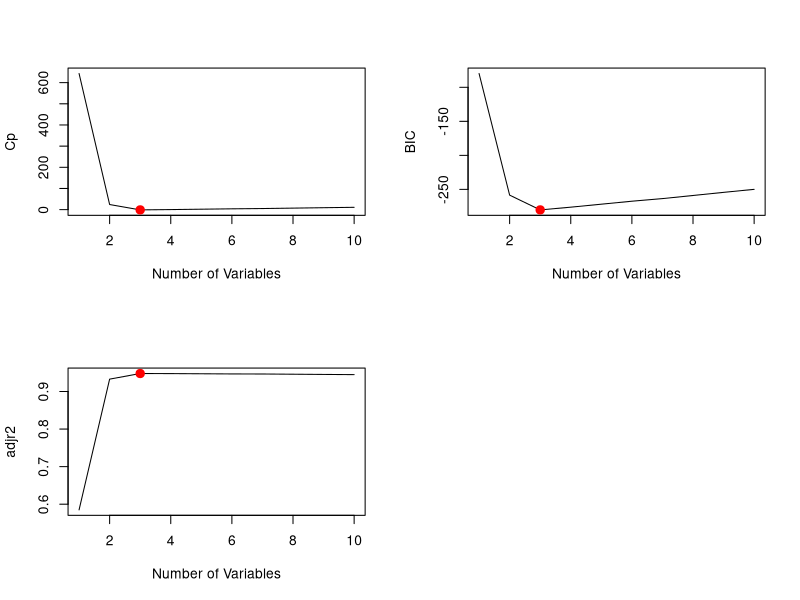
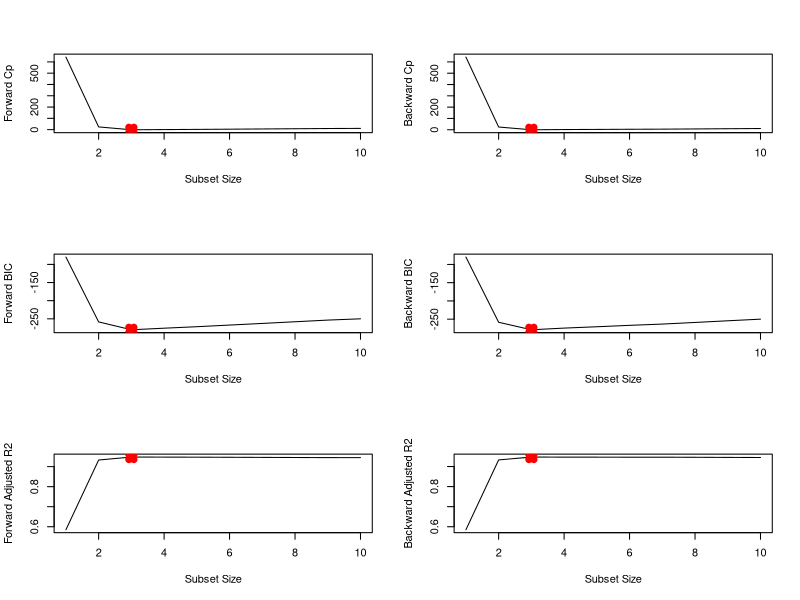

R code for these plots, in order: (Note: this script raises an error after producing the figures.)
library(leaps)
#_______________________________________________________________________________


# a)

set.seed(1)
X <- rnorm(100)
eps <- rnorm(100)
#_______________________________________________________________________________


# b)

beta0 = 3
beta1 = 2
beta2 = -3
beta3 = 0.3
Y = beta0 + beta1 * X + beta2 * X^2 + beta3 * X^3 + eps
#_______________________________________________________________________________


# c)

data.full = data.frame(y = Y, x = X)
regfit.full = regsubsets(y ~ poly(x, 10, raw = T), data = data.full, nvmax = 10)
reg.summary = summary(regfit.full)
names(reg.summary)

# Find the model size for best cp, BIC and adjr2
minCp <- which.min(reg.summary$cp) #> 3
minBIC <- which.min(reg.summary$bic) #> 3
maxAdjR2 <- which.max(reg.summary$adjr2) #> 3
    # According to the Cp, BIC, and adjusted RSq, the 3rd model is the best.

# Plots to provide evidence
par(mfrow = c(2, 2))
plot(reg.summary$cp, xlab = "Number of Variables", ylab = "Cp", type = "l") # type l means line chart
points(minCp, reg.summary$cp[minCp], col = "red", cex = 2, pch = 20)
plot(reg.summary$bic, xlab = "Number of Variables", ylab = "BIC", type = "l")
points(minBIC, reg.summary$bic[minBIC], col = "red", cex = 2, pch = 20)
plot(reg.summary$adjr2, xlab = "Number of Variables", ylab = "adjr2", type = "l")
points(maxAdjR2, reg.summary$adjr2[maxAdjR2], col = "red", cex = 2, pch = 20)

# Report the coefficients of the best model obtained.
coefficients(regfit.full, id = 3)
    # (Intercept) poly(x, 10, raw = T)1 poly(x, 10, raw = T)2 poly(x, 10, raw = T)7 
    #  3.07627412            2.35623596           -3.16514887            0.01046843 
#_______________________________________________________________________________


# d)

regfit.fwd <- regsubsets(y ~ poly(x, 10, raw = T), 
                         data = data.full, nvmax = 10, method = "forward")
summary(regfit.fwd)

regfit.bwd <- regsubsets(y ~ poly(x, 10, raw = T), 
                         data = data.full, nvmax = 10, method = "backward")
summary(regfit.bwd)

fwd.summary <- summary(regfit.fwd)
bwd.summary <- summary(regfit.bwd)

which.min(fwd.summary$cp) #> 3
which.min(bwd.summary$cp) #> 3
which.min(fwd.summary$bic) #> 3
which.min(bwd.summary$bic) #> 3
which.max(fwd.summary$adjr2) #> 3
which.max(bwd.summary$adjr2) #> 3

par(mfrow = c(3, 2))
plot(fwd.summary$cp, xlab = "Subset Size", ylab = "Forward Cp", pch = 20, type = "l")
points(3, fwd.summary$cp[3], pch = 4, col = "red", lwd = 7)
plot(bwd.summary$cp, xlab = "Subset Size", ylab = "Backward Cp", pch = 20, type = "l")
points(3, bwd.summary$cp[3], pch = 4, col = "red", lwd = 7)
plot(fwd.summary$bic, xlab = "Subset Size", ylab = "Forward BIC", pch = 20, 
    type = "l")
points(3, fwd.summary$bic[3], pch = 4, col = "red", lwd = 7)
plot(bwd.summary$bic, xlab = "Subset Size", ylab = "Backward BIC", pch = 20, 
    type = "l")
points(3, bwd.summary$bic[3], pch = 4, col = "red", lwd = 7)
plot(fwd.summary$adjr2, xlab = "Subset Size", ylab = "Forward Adjusted R2", 
    pch = 20, type = "l")
points(3, fwd.summary$adjr2[3], pch = 4, col = "red", lwd = 7)
plot(bwd.summary$adjr2, xlab = "Subset Size", ylab = "Backward Adjusted R2", 
    pch = 20, type = "l")
points(3, bwd.summary$adjr2[3], pch = 4, col = "red", lwd = 7)

coefficients(mod.fwd, id = 3)
coefficients(mod.bwd, id = 3)
coefficients(mod.fwd, id = 3)
#_______________________________________________________________________________


# e)

library(glmnet)

# Use CV to select the optimal lambda.
xmat = model.matrix(Y ~ poly(X, 10, raw = T), data = data.full)[, -1]
lasso.mod = cv.glmnet(xmat, Y, alpha = 1)
best.lambda = lasso.mod$lambda.min
best.lambda #> 0.03991

# Create plots of the CV error as a function of lambda
plot(lasso.mod)

# Report the resulting coefficient estimates, and discuss the results obtained
lasso.coef <- predict(lasso.mod, type = "coefficients", s = best.lambda)
lasso.coef
    # Lasso picks the first, second, fifth, and seventh order polynomial.
    # Compared to previous subset selection methods, it has discarded the 
    # third order polynomial in favour of the fifth, and negligibly the seventh.
#_______________________________________________________________________________


# f)

beta7 <- 7
Y <- beta0 + beta7*X^7 + eps


# Best subset selection

data.full = data.frame(y = Y, x = X)
regfit.full = regsubsets(y ~ poly(x, 10, raw = T), data = data.full, nvmax = 10)
reg.summary = summary(regfit.full)
names(reg.summary)

# Find the model size for best cp, BIC and adjr2
minCp <- which.min(reg.summary$cp) #> 2
minBIC <- which.min(reg.summary$bic) #> 1
maxAdjR2 <- which.max(reg.summary$adjr2) #> 4

# Plots to provide evidence
par(mfrow = c(2, 2))
plot(reg.summary$cp, xlab = "Number of Variables", ylab = "Cp", type = "l")
points(minCp, reg.summary$cp[minCp], col = "red", cex = 2, pch = 20)
plot(reg.summary$bic, xlab = "Number of Variables", ylab = "BIC", type = "l")
points(minBIC, reg.summary$bic[minBIC], col = "red", cex = 2, pch = 20)
plot(reg.summary$adjr2, xlab = "Number of Variables", ylab = "adjr2", type = "l")
points(maxAdjR2, reg.summary$adjr2[maxAdjR2], col = "red", cex = 2, pch = 20)

# Report the coefficients of the best model obtained.
coefficients(regfit.full, id = minCp)
    # (Intercept) poly(x, 10, raw = T)2 poly(x, 10, raw = T)7 
    #   3.0704904            -0.1417084             7.0015552 
coefficients(regfit.full, id = minBIC)
    # (Intercept) poly(x, 10, raw = T)7 
    #     2.95894               7.00077 
coefficients(regfit.full, id = maxAdjR2)
    # (Intercept) poly(x, 10, raw = T)1 poly(x, 10, raw = T)2 poly(x, 10, raw = T)3 poly(x, 10, raw = T)7 
    #   3.0762524             0.2914016            -0.1617671            -0.2526527             7.0091338 
    # The BIC's model of 1 var has very closely chosen the true coefficients.


# Lasso model 

xmat = model.matrix(Y ~ poly(X, 10, raw = T), data = data.full)[, -1]
lasso.mod = cv.glmnet(xmat, Y, alpha = 1)
best.lambda = lasso.mod$lambda.min
best.lambda #> 13.57478

lasso.coef <- predict(lasso.mod, type = "coefficients", s = best.lambda)
lasso.coef
    # Like the BIC, lasso has chosen the 1 var model but the coefficients are
    # significantly less precise to the true coefficients
